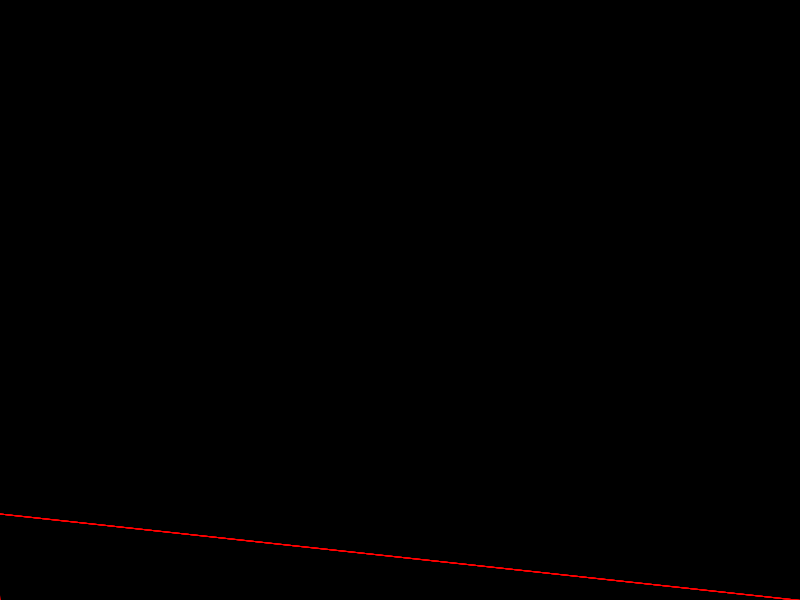
Frame 1 (no input)
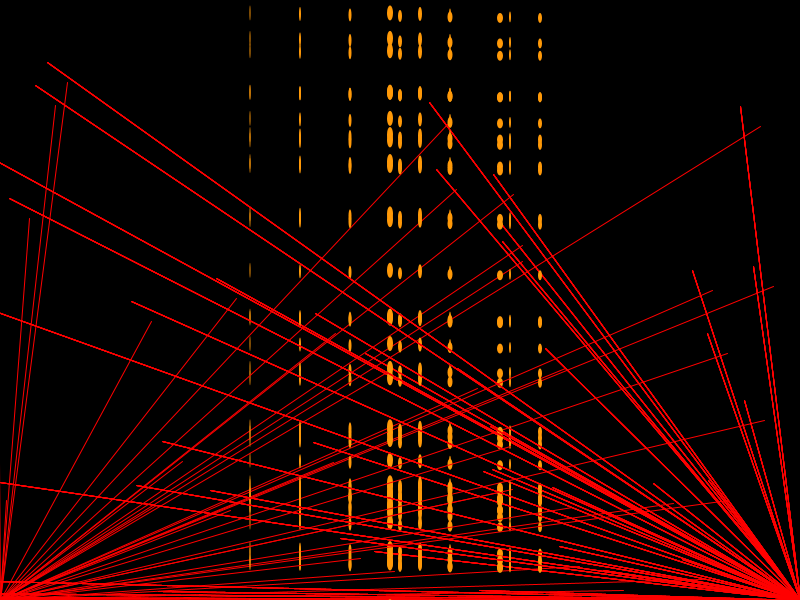
Frame 60 (the mouse pressed at the canvas centre just before this capture)
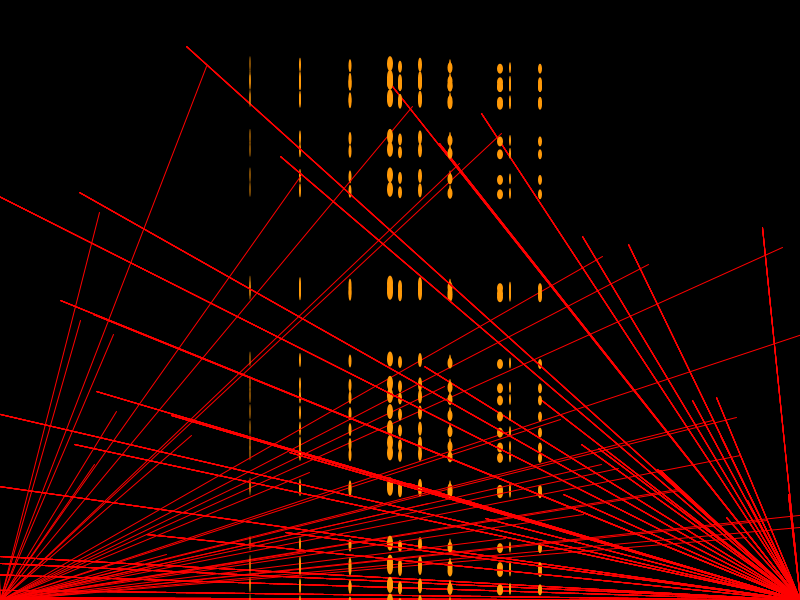
Frame 120 (the mouse held since frame 60 and released just before this capture)

The Processing sketch that drew these frames (run headless with seeded random() and noise(); from frame 60 on, the mouse is pressed at the canvas centre):

// Processing sketch: processing_15739
// ── processing_15739.pde

Regla[] reglas = new Regla[2000];

int totalreglas = 0;

void setup() {
  size(800,600);
  smooth();
}

void draw() {
  background(0);

 
  reglas[totalreglas] = new Regla();

  
  totalreglas++ ;

  
  if (totalreglas >= reglas.length) {
    totalreglas = 0; 
  }

  
  for (int i = 0; i < totalreglas; i++ ) { 
   
    reglas[i].mostrar();
    reglas[i].rebotar();
   
  }

}
class Regla{
  float x,y;
  float velocidadX;
  float velocidadY;
 
 
  float r;
  Regla(){
    r=8;
    x=random(width);
    y=-r*4;
    velocidadX=random(1,10);
    velocidadY=random(1,10);
   
  }

  void mostrar(){
    y+=velocidadY;
    x+=velocidadX;
    
    stroke(255,0,0);
    for(int i=2;i<r;i++){
       line(0,600,y+10,x+10);
       stroke(255,0,0);
       
       line(800,600,y-10,x-10);
        noStroke();
      fill(255,153,8);
     ellipse(600-50*i,y-i,8-i,8+i);
      ellipse(600-30*i,y-i,8-2*i,8+i);
    }}
    
    void rebotar(){
    if(y>=width){
      velocidadY=velocidadY*-2;
    }
  if(x>=height){
  velocidadX=velocidadX*-1;
  }
if(y<=0){
  velocidadY=velocidadY*+2;
}}

}
     
    
    
